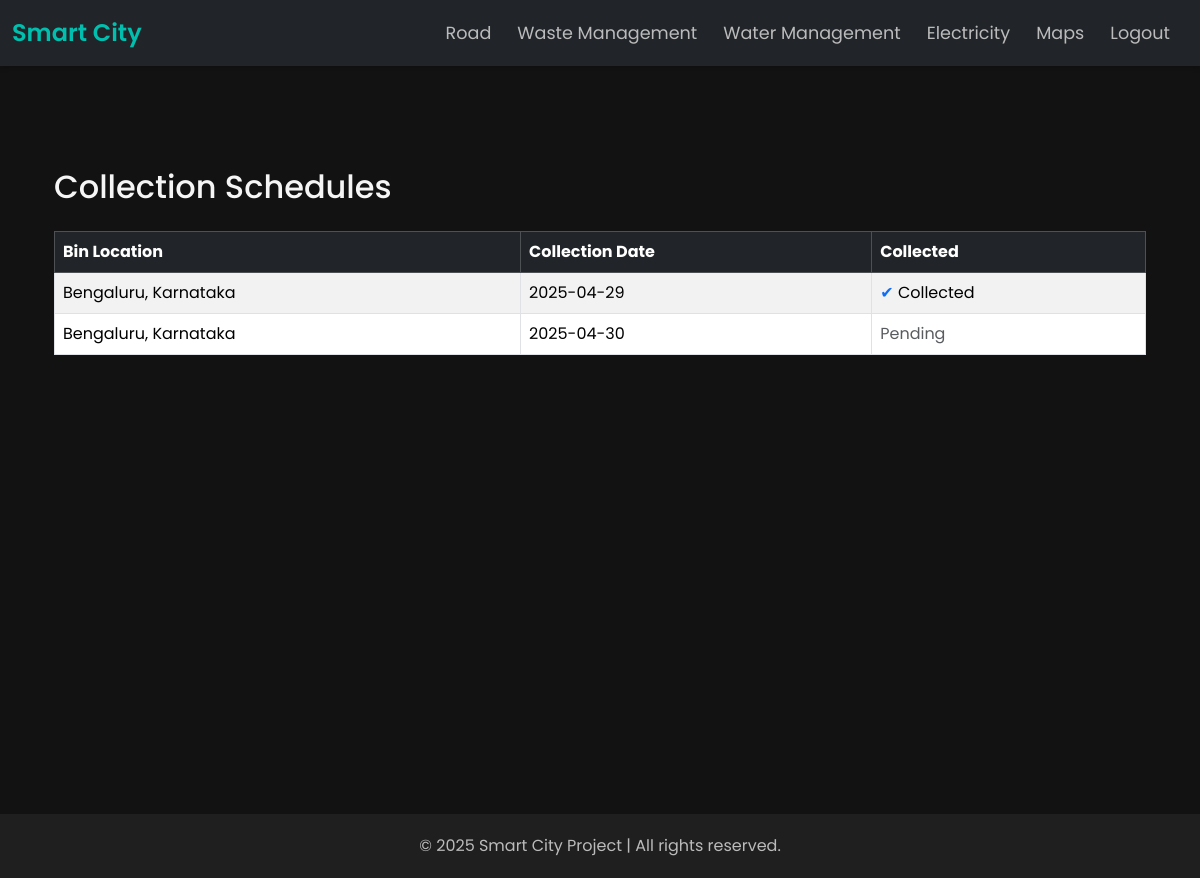
The app's page /waste_management/collection-schedules/ with its own data.
### waste_management/models.py (models this page shows, shortened)
class CollectionSchedule(models.Model):
    bin = models.ForeignKey(WasteBin, on_delete=models.CASCADE)
    collection_date = models.DateField()
    collected = models.BooleanField(default=False)

class WasteBin(models.Model):
    BIN_TYPE_CHOICES = [
        ('Recyclable', 'Recyclable'),
        ('Non-Recyclable', 'Non-Recyclable'),
    ]
    location = models.CharField(max_length=255)
    zone = models.CharField(max_length=100)
    bin_type = models.CharField(max_length=20, choices=BIN_TYPE_CHOICES)
    capacity_kg = models.FloatField(help_text="Maximum bin capacity in kilograms")
    current_fill_kg = models.FloatField(default=0.0)
    last_collected = models.DateTimeField(null=True, blank=True)

### waste_management/views.py (the view)
# urls.py: path('collection-schedules/', views.collection_schedule_list, name='collection_schedule_list'),
def collection_schedule_list(request):
    schedules = CollectionSchedule.objects.all()
    return render(request, 'waste_management/collection_schedule_list.html', {'schedules': schedules})

### waste_management/templates/waste_management/collection_schedule_list.html (shortened to what this page needs)
{% extends 'base_generic.html' %}
{% block content %}
    <div class="container py-5">
        <h2 class="mb-4">Collection Schedules</h2>
        <table class="table table-bordered table-striped">
            <thead class="table-dark">
                <tr>
                    <th>Bin Location</th>
                    <th>Collection Date</th>
                    <th>Collected</th>
                </tr>
            </thead>
            <tbody>
                {% for schedule in schedules %}
                    <tr>
                        <td>{{ schedule.bin.location }}</td>
                        <td>{{ schedule.collection_date|date:"Y-m-d" }}</td>
                        <td>
                            {% if schedule.collected %}
                                <span class="text-primary">&#10004;</span> Collected
                            {% else %}
                                <span class="text-muted">Pending</span>
                            {% endif %}
                        </td>
                    </tr>
                {% endfor %}
            </tbody>
        </table>
    </div>
{% endblock %}

### templates/base_generic.html (style rules this page uses)
body { background-color: #121212; font-family: 'Poppins', sans-serif; color: #f5f5f5; margin: 0; }
.container { min-height: 80vh; padding-top: 30px; padding-bottom: 30px; }
.navbar, .container, .footer { animation: fadeIn 0.8s ease-out; }

### records on screen
CollectionSchedule: bin.location "Bengaluru, Karnataka", collection_date "2025-04-29", collected "Collected"
CollectionSchedule: bin.location "Bengaluru, Karnataka", collection_date "2025-04-30", collected "Pending"
